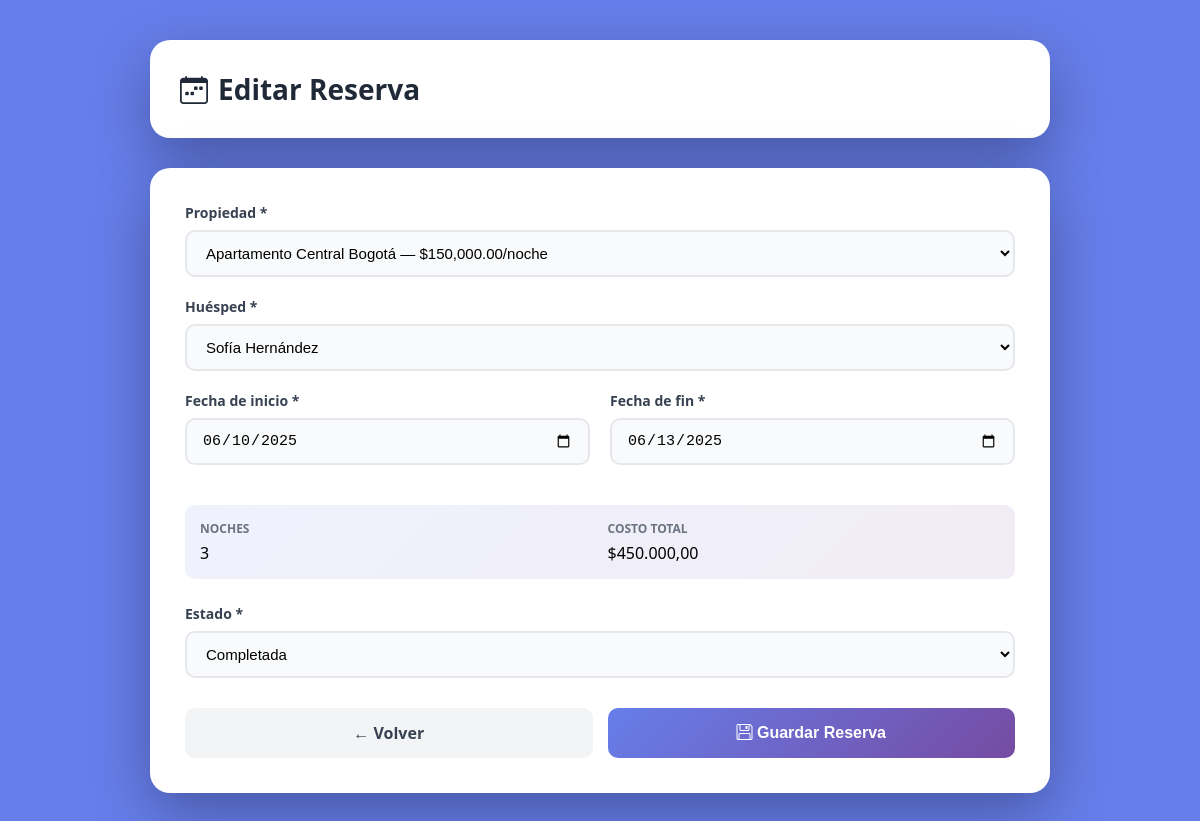
The page /frontend/reservations/ReservationsForm.php?id=1 (signed in) on the database its author committed.
### tables this page shows
CREATE TABLE `reservations` (
  `id` int(11) NOT NULL,
  `property_id` int(11) NOT NULL,
  `guest_id` int(11) NOT NULL,
  `start_date` date NOT NULL,
  `end_date` date NOT NULL,
  `nights` int(11) NOT NULL DEFAULT 0,
  `total_cost` decimal(12,2) NOT NULL,
  `status` enum('confirmed','checked_in','completed','cancelled') DEFAULT 'confirmed',
  `created_at` timestamp NOT NULL DEFAULT current_timestamp(),
  `is_active` tinyint(1) DEFAULT 1,
  `deleted_at` datetime DEFAULT NULL
);

CREATE TABLE `properties` (
  `id` int(11) NOT NULL,
  `owner_id` int(11) NOT NULL,
  `title` varchar(200) NOT NULL,
  `description` text DEFAULT NULL,
  `city_id` int(11) DEFAULT NULL,
  `address` varchar(100) DEFAULT NULL,
  `type_id` int(11) DEFAULT NULL,
  `nightly_price` decimal(10,2) NOT NULL DEFAULT 0.00,
  `cleaning_cost` decimal(10,2) NOT NULL DEFAULT 0.00,
  `max_guests` int(11) DEFAULT 1,
  `status` enum('active','inactive','maintenance') DEFAULT 'active',
  `created_at` timestamp NOT NULL DEFAULT current_timestamp(),
  `is_active` tinyint(1) DEFAULT 1,
  `deleted_at` datetime DEFAULT NULL
);

CREATE TABLE `guests` (
  `id` int(11) NOT NULL,
  `name` varchar(50) NOT NULL,
  `email` varchar(50) DEFAULT NULL,
  `phone` varchar(14) DEFAULT NULL,
  `document_type` enum('CC','CE','PAS') NOT NULL,
  `document_number` bigint(10) NOT NULL,
  `created_at` timestamp NOT NULL DEFAULT current_timestamp(),
  `is_active` tinyint(1) DEFAULT 1,
  `deleted_at` datetime DEFAULT NULL
);

### backend/models/Reservation.php (called while the page is built, shortened)
<?php
class Reservation {
    private $pdo;
    public function __construct($pdo) {
        $this->pdo = $pdo;
    }
    public function getById($id) {
        $sql = "SELECT * FROM reservations WHERE id = ? AND is_active = 1";
        $stmt = $this->pdo->prepare($sql);
        $stmt->execute([$id]);
        return $stmt->fetch();
    }
    public function getActiveProperties() {
        $stmt = $this->pdo->prepare("SELECT id, title, nightly_price FROM properties WHERE is_active = 1");
        $stmt->execute();
        return $stmt->fetchAll();
    }
    public function getActiveGuests() {
        $stmt = $this->pdo->prepare("SELECT id, name FROM guests WHERE is_active = 1");
        $stmt->execute();
        return $stmt->fetchAll();
    }
}

### frontend/reservations/ReservationsForm.php (the view, shortened to what this page needs)
<?php
require_once __DIR__ . '/../../config/config.php';
require_once __DIR__ . '/../../backend/models/Reservation.php';
$reservationModel = new Reservation($pdo);
$reservation = null;
$properties = $reservationModel->getActiveProperties();
$guests = $reservationModel->getActiveGuests();
if (isset($_GET['id'])) {
    $reservation = $reservationModel->getById($_GET['id']);
}
?>
<!DOCTYPE html>
<html lang="es">
<head>
  <link rel="stylesheet" href="https://cdn.jsdelivr.net/npm/bootstrap-icons@1.11.3/font/bootstrap-icons.css">
</head>
<body>
  <div class="container">
    <div class="header-card">
      <h1><i class="bi bi-calendar-week"></i> <?= $reservation ? 'Editar' : 'Nueva' ?> Reserva</h1>
    </div>
    <div class="form-card">
      <form method="POST" action="../../backend/controllers/ReservationController.php">
        <div class="form-group">
          <label>Propiedad *</label>
          <select name="property_id" id="property_id" required>
            <?php foreach ($properties as $p):
                $price = isset($p['nightly_price']) ? (float)$p['nightly_price'] : 0;
            ?>
              <option
                value="<?= $p['id'] ?>"
                data-price="<?= htmlspecialchars($price) ?>"
                <?= ($reservation && $reservation['property_id'] == $p['id']) ? 'selected' : '' ?>>
                <?= htmlspecialchars($p['title']) ?> — $<?= number_format($price, 2) ?>/noche
              </option>
            <?php endforeach; ?>
          </select>
        </div>
        <div class="form-group">
          <label>Huésped *</label>
          <select name="guest_id" required>
            <?php foreach ($guests as $g): ?>
              <option value="<?= $g['id'] ?>" <?= ($reservation && $reservation['guest_id'] == $g['id']) ? 'selected' : '' ?>>
                <?= htmlspecialchars($g['name']) ?>
              </option>
            <?php endforeach; ?>
          </select>
        </div>
        <div class="form-row">
          <div class="form-group">
            <label>Fecha de inicio *</label>
            <input type="date" name="start_date" value="<?= $reservation['start_date'] ?? '' ?>" required>
          </div>
          <div class="form-group">
            <label>Fecha de fin *</label>
            <input type="date" name="end_date" value="<?= $reservation['end_date'] ?? '' ?>" required>
          </div>
        </div>
        <div class="info-box">
          <div class="info-item">
            <span class="info-label">NOCHES</span>
            <span id="nights_display">0</span>
          </div>
          <div class="info-item">
            <span class="info-label">COSTO TOTAL</span>
            <span id="total_display">$0.00</span>
          </div>
        </div>
        <div class="form-group">
          <label>Estado *</label>
          <select name="status" required>
            <?php
            $statuses = [
              'confirmed' => 'Confirmada',
              'checked_in' => 'En curso',
              'completed' => 'Completada',
              'cancelled' => 'Cancelada'
            ];
            foreach ($statuses as $value => $label) {
              $selected = ($reservation && $reservation['status'] === $value) ? 'selected' : '';
              echo "<option value='$value' $selected>$label</option>";
            }
            ?>
          </select>
        </div>
        <div class="button-group">
          <a href="ReservationsList.php" class="back-link">← Volver</a>
          <button type="submit"><i class="bi bi-floppy"></i> Guardar Reserva</button>
        </div>
      </form>
    </div>
  </div>
</body>
</html>

### frontend/reservations/ReservationsForm.php (style rules this page uses)
* { margin: 0; padding: 0; box-sizing: border-box; }
body { font-family: 'Segoe UI', Tahoma, Geneva, Verdana, sans-serif; background: #667eea; min-height: 100vh; padding: 40px 20px; }
.container { max-width: 900px; margin: 0 auto; }
.header-card { background: white; border-radius: 20px; padding: 30px; margin-bottom: 30px; box-shadow: 0 20px 60px rgba(0, 0, 0, 0.3); animation: fadeIn 0.5s ease; }
.header-card h1 { color: #1f2937; font-size: 28px; display: flex; align-items: center; gap: 10px; }
.form-card { background: white; border-radius: 20px; padding: 35px; box-shadow: 0 20px 60px rgba(0, 0, 0, 0.3); animation: fadeIn 0.7s ease; }
.form-row { display: grid; grid-template-columns: 1fr 1fr; gap: 20px; margin-bottom: 20px; }
.form-group { margin-bottom: 20px; }
label { display: block; color: #374151; font-weight: 600; margin-bottom: 8px; font-size: 14px; }
input[type="text"], input[type="date"], input[type="number"], select { width: 100%; padding: 12px 15px; border: 2px solid #e5e7eb; border-radius: 10px; font-size: 15px; transition: all 0.3s ease; background-color: #f9fafb; }
select { cursor: pointer; }
.info-box { background: linear-gradient(135deg, rgba(102, 126, 234, 0.1), rgba(118, 75, 162, 0.1)); padding: 15px; border-radius: 10px; margin-bottom: 25px; display: grid; grid-template-columns: 1fr 1fr; gap: 15px; }
.info-item { display: flex; flex-direction: column; }
.info-label { font-size: 12px; color: #6b7280; font-weight: 600; margin-bottom: 5px; }
.button-group { display: flex; gap: 15px; margin-top: 30px; }
button[type="submit"] { flex: 1; background: linear-gradient(135deg, #667eea 0%, #764ba2 100%); color: white; padding: 14px; border: none; border-radius: 10px; font-size: 16px; font-weight: 600; cursor: pointer; transition: all 0.3s ease; }
.back-link { flex: 1; display: inline-block; text-align: center; background: #f3f4f6; color: #374151; padding: 14px; border-radius: 10px; text-decoration: none; font-weight: 600; font-size: 16px; transition: all 0.3s ease; }

### rows shown on the page
reservations: property_id "Apartamento Central Bogotá — $150,000.00/noche", guest_id "Sofía Hernández", start_date "06/10/2025", end_date "06/13/2025"

### other values the page prints
form field status "Completada"
